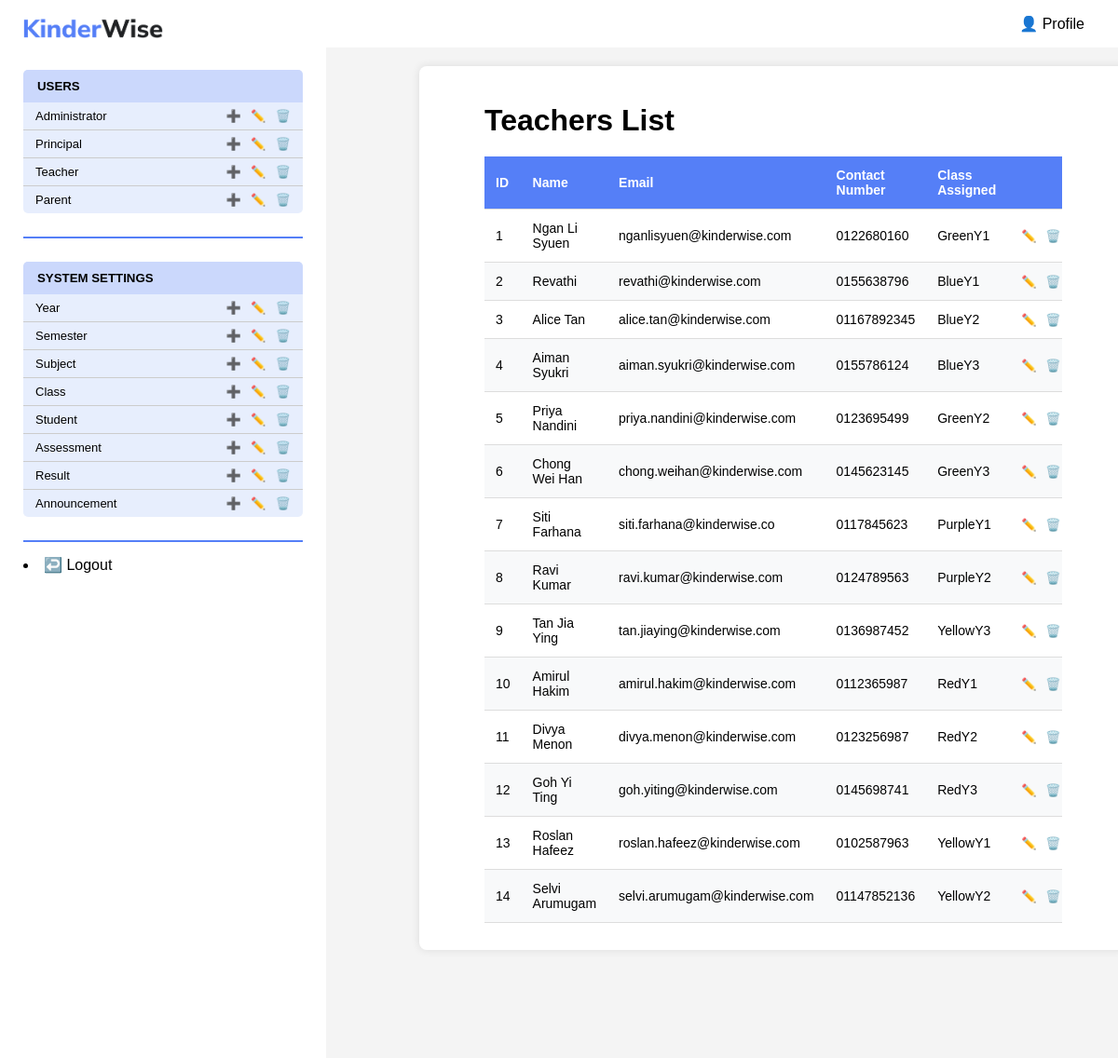
/KinderWise/admin/viewUser.php?role=teacher, run on an earlier commit of the app's database.
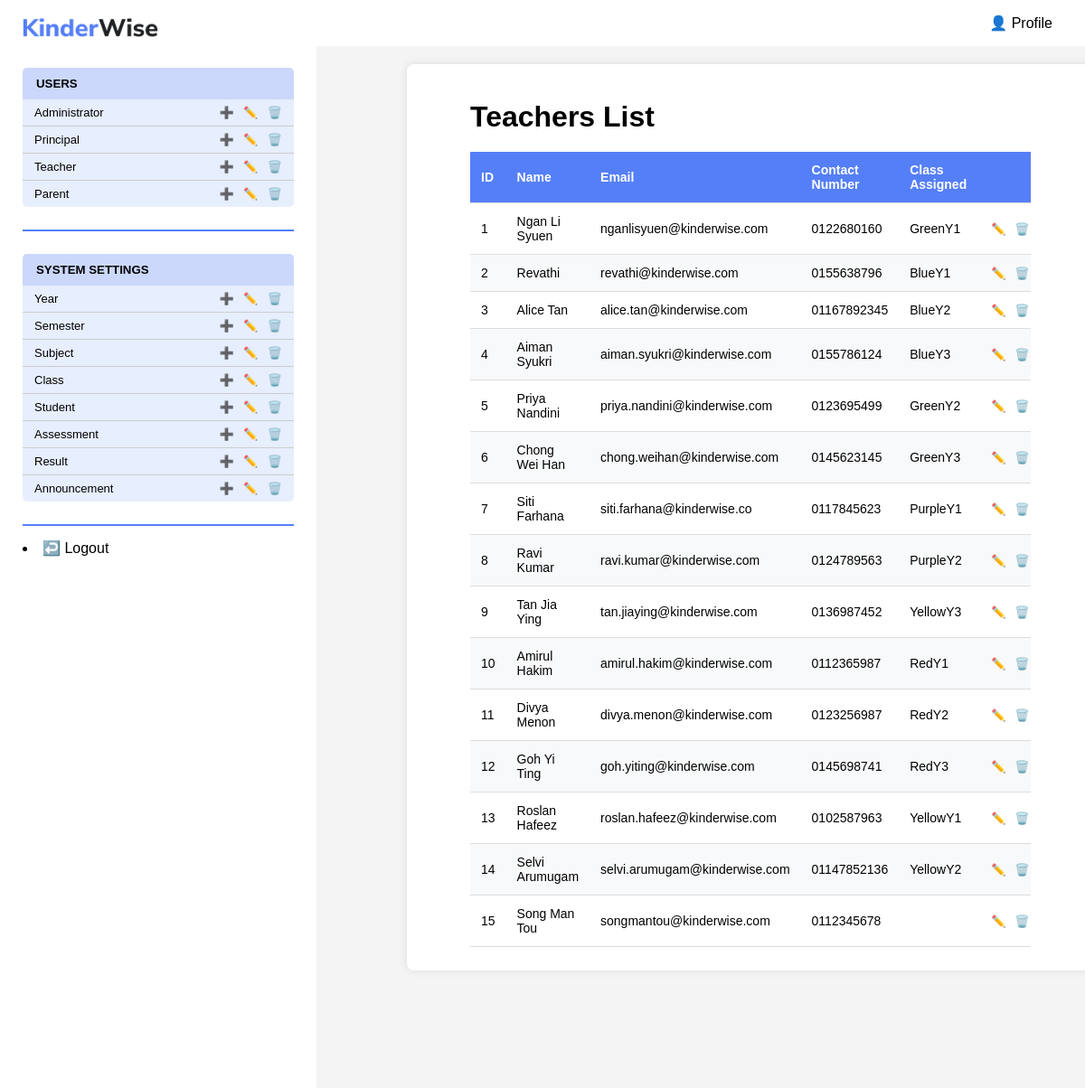
And on a later commit of the database.
### tables this page shows
CREATE TABLE `teacher` (
  `teacherID` int(11) NOT NULL,
  `name` varchar(50) DEFAULT NULL,
  `email` varchar(100) DEFAULT NULL,
  `contactNumber` varchar(11) DEFAULT NULL,
  `password` varchar(8) DEFAULT NULL,
  `classAssigned` varchar(20) DEFAULT NULL
);

### KinderWise/admin/viewUser.php (the view, shortened to what this page needs)
<?php
include("sidebar.php");
$role = $_GET['role'];
$sql = "SELECT * FROM $role ORDER BY " . $role . "ID";
$result = mysqli_query($conn, $sql);
?>
<!DOCTYPE html>
<html lang="en">
<head>
</head>
<body>
    <div class="view-container">
        <h1 class="view-title"><?php echo ucfirst($role); ?>s List</h1>
        <div class="view-table-container">
            <table class="view-table">
                <thead>
                    <tr class="view-tr">
                        <th class="view-th">ID</th>
                        <th class="view-th">Name</th>
                        <th class="view-th">Email</th>
                        <th class="view-th">Contact Number</th>
                        <?php if($role == 'teacher'): ?>
                            <th class="view-th">Class Assigned</th>
                        <?php endif; ?>
                        <th class="view-th"></th>
                    </tr>
                </thead>
                <tbody>
                    <?php
                    if(mysqli_num_rows($result) > 0):
                        while($row = mysqli_fetch_assoc($result)):
                    ?>
                        <tr class="view-tr">
                            <td class="view-td"><?php echo htmlspecialchars($row[$role.'ID']); ?></td>
                            <td class="view-td"><?php echo htmlspecialchars($row['name']); ?></td>
                            <td class="view-td"><?php echo htmlspecialchars($row['email']); ?></td>
                            <td class="view-td"><?php echo htmlspecialchars($row['contactNumber']); ?></td>
                            <?php if($role == 'teacher'): ?>
                                <td class="view-td"><?php echo htmlspecialchars($row['classAssigned']); ?></td>
                            <?php endif; ?>
                            <td class="view-td view-actions">
                                <a href="editUser.php?role=<?php echo $role; ?>&ID=<?php echo $row[$role.'ID']; ?>">✏️</a>
                                <a href="deleteUser.php?role=<?php echo $role; ?>&ID=<?php echo $row[$role.'ID']; ?>"
                                   onclick="return confirm('Are you sure you want to delete this <?php echo $role; ?>?')">🗑️</a>
                            </td>
                        </tr>
                    <?php
                        endwhile;
                    endif; ?>
                </tbody>
            </table>
        </div>
    </div>
</body>
</html>

### KinderWise/admin/sidebar.php (shortened to what this page needs)
<!doctype html>
<head>
</head>
<body>
    <header>
        <div class="top-right-buttons">
            <button>👤 Profile</button>
        </div>
    </header>
    <div class="sidebar">
        <div class="logo">
            <img src="../pics/logo.png" alt="KinderWise Logo" width="150px">
        </div>
        <div class="sidebar-users">
            <h5 class="sidebar-h5">USERS</h5>
            <table class="sidebar-table">
                <tr class="sidebar-tr">
                    <td class="sidebar-td"><a href="viewUser.php?role=administrator" class="sidebar-link">Administrator</a></td>
                    <td class="sidebar-td sidebar-actions">
                        <a href="addUser.php?role=administrator">➕</a>
                        <a href="viewUser.php?role=administrator">✏️</a>
                        <a href="viewUser.php?role=administrator">🗑️</a>
                    </td>
                </tr>
                <tr class="sidebar-tr">
                    <td class="sidebar-td"><a href="viewUser.php?role=principal" class="sidebar-link">Principal</a></td>
                    <td class="sidebar-td sidebar-actions">
                        <a href="addUser.php?role=principal">➕</a>
                        <a href="viewUser.php?role=principal">✏️</a>
                        <a href="viewUser.php?role=principal">🗑️</a>
                    </td>
                </tr>
                <tr class="sidebar-tr">
                    <td class="sidebar-td"><a href="viewUser.php?role=teacher" class="sidebar-link">Teacher</a></td>
                    <td class="sidebar-td sidebar-actions">
                        <a href="addUser.php?role=teacher">➕</a>
                        <a href="viewUser.php?role=teacher">✏️</a>
                        <a href="viewUser.php?role=teacher">🗑️</a>
                    </td>
                </tr>
                <tr class="sidebar-tr">
                    <td class="sidebar-td"><a href="viewUser.php?role=parent" class="sidebar-link">Parent</a></td>
                    <td class="sidebar-td sidebar-actions">
                        <a href="addUser.php?role=parent">➕</a>
                        <a href="viewUser.php?role=parent">✏️</a>
                        <a href="viewUser.php?role=parent">🗑️</a>
                    </td>
                </tr>
            </table>
        </div>
        <hr class="sidebar-hr">
        <div class="sidebar-settings">
            <h5 class="sidebar-h5">SYSTEM SETTINGS</h5>
            <table class="sidebar-table">
                <tr class="sidebar-tr">
                    <td class="sidebar-td"><a href="viewSetting.php?entity=year" class="sidebar-link">Year</a></td>
                    <td class="sidebar-td sidebar-actions">
                        <a href="addSetting.php?entity=year">➕</a>
                        <a href="viewSetting.php?entity=year">✏️</a>
                        <a href="viewSetting.php?entity=year">🗑️</a>
                    </td>
                </tr>
                <tr class="sidebar-tr">
                    <td class="sidebar-td"><a href="viewSetting.php?entity=semester" class="sidebar-link">Semester</a></td>
                    <td class="sidebar-td sidebar-actions">
                        <a href="addSetting.php?entity=semester">➕</a>
                        <a href="viewSetting.php?entity=semester">✏️</a>
                        <a href="viewSetting.php?entity=semester">🗑️</a>
                    </td>
                </tr>
                <tr class="sidebar-tr">
                    <td class="sidebar-td"><a href="viewSetting.php?entity=subject" class="sidebar-link">Subject</a></td>
                    <td class="sidebar-td sidebar-actions">
                        <a href="addSetting.php?entity=subject">➕</a>
                        <a href="viewSetting.php?entity=subject">✏️</a>
                        <a href="viewSetting.php?entity=subject">🗑️</a>
                    </td>
                </tr>
                <tr class="sidebar-tr">
                    <td class="sidebar-td"><a href="viewSetting.php?entity=class" class="sidebar-link">Class</a></td>
                    <td class="sidebar-td sidebar-actions">
                        <a href="addSetting.php?entity=class">➕</a>
                        <a href="viewSetting.php?entity=class">✏️</a>
                        <a href="viewSetting.php?entity=class">🗑️</a>
                    </td>
                </tr>
                <tr class="sidebar-tr">
                    <td class="sidebar-td"><a href="viewSetting.php?entity=student" class="sidebar-link">Student</a></td>
                    <td class="sidebar-td sidebar-actions">
                        <a href="addSetting.php?entity=student">➕</a>
                        <a href="viewSetting.php?entity=student">✏️</a>
                        <a href="viewSetting.php?entity=student">🗑️</a>
                    </td>
                </tr>
                <tr class="sidebar-tr">
                    <td class="sidebar-td"><a href="viewSetting.php?entity=assessment" class="sidebar-link">Assessment</a></td>
                    <td class="sidebar-td sidebar-actions">
                        <a href="addSetting.php?entity=assessment">➕</a>
                        <a href="viewSetting.php?entity=assessment">✏️</a>
                        <a href="viewSetting.php?entity=assessment">🗑️</a>
                    </td>
                </tr>
                <tr class="sidebar-tr">
                    <td class="sidebar-td"><a href="viewSetting.php?entity=result" class="sidebar-link">Result</a></td>
                    <td class="sidebar-td sidebar-actions">
                        <a href="addSetting.php?entity=result">➕</a>
                        <a href="viewSetting.php?entity=result">✏️</a>
                        <a href="viewSetting.php?entity=result">🗑️</a>
                    </td>
                </tr>
                <tr class="sidebar-tr">
                    <td class="sidebar-td"><a href="viewSetting.php?entity=announcement" class="sidebar-link">Announcement</a></td>
                    <td class="sidebar-td sidebar-actions">
                        <a href="addSetting.php?entity=announcement">➕</a>
                        <a href="viewSetting.php?entity=announcement">✏️</a>
                        <a href="viewSetting.php?entity=announcement">🗑️</a>
                    </td>
                </tr>
            </table>
        </div>
        <hr class="sidebar-hr">
        <div class="bottom-nav">
            <li><a href="../logout.php">↩️ Logout</a></li>
        </div>
    </div>
</body>
</html>

### KinderWise/admin/sidebar.php (style rules this page uses)
.sidebar { height: 100%; width: 300px; position: fixed; z-index: 1; top: 0; left: 0; background-color: white; overflow-x: hidden; padding: 20px 25px; display: flex; flex-direction: column; }
.logo { text-align: left; margin-bottom: 20px; }
header { display: flex; justify-content: flex-end; align-items: center; background: rgb(255, 255, 255); padding: 15px 30px; color: white; margin-left: 340px; }
.top-right-buttons button { font-family: Trebuchet MS, sans-serif; background: none; border: none; color: black; font-size: 16px; margin-left: 15px; cursor: pointer; }
.sidebar-users, .sidebar-settings { background-color: #E7EEFD; border-radius: 5px; margin: 10px 0; }
.sidebar-h5 { background-color: #CBD8FC; color: black; padding: 10px 15px; margin: 0; border-radius: 5px 5px 0 0; font-family: Trebuchet MS, sans-serif; text-align: left; }
.sidebar-table { width: 100%; border-collapse: collapse; }
.sidebar-td { padding: 5px 10px 6px 10px; border-bottom: 1px solid #ccc; font-family: Trebuchet MS, sans-serif; text-align: left; }
.sidebar-table .sidebar-tr:last-child .sidebar-td { border-bottom: none; }
.sidebar-actions { text-align: right; white-space: nowrap; }
.sidebar-actions a, .sidebar-link { text-decoration: none; font-size: 13px; color: black; padding: 0 3px; }
.sidebar-hr { margin: 15px 0; border: 1px solid #557FF7; }
.bottom-nav { margin-top: auto; font-family: Trebuchet MS, sans-serif; width: 300px; background: rgb(255, 255, 255); display: flex; flex-direction: column; text-decoration: none; height: 100vh; text-align: left; }
.bottom-nav a { padding: 10px 0px; color: black; text-decoration: none; font-size: 16px; }

### KinderWise/admin/viewUser.php (style rules this page uses)
body { font-family: Trebuchet MS, sans-serif; text-align: left; margin: 0; background-color: #f4f4f4; overflow-x: hidden; }
.view-container { width: 60%; margin: 20px auto; padding: 20px; background: white; border-radius: 8px; box-shadow: 0 0 10px rgba(0,0,0,0.1); display: flex; flex-direction: column; justify-content: left; align-items: left; flex-grow: 1; height: 80vh; margin-left: 450px; overflow: auto; }
.view-title { margin: 20px 0px 20px 50px; }
.view-table-container { margin: 0 50px; overflow-x: auto; }
.view-table { width: 100%; border-collapse: collapse; margin-bottom: 20px; font-size: 14px; }
.view-th, .view-td { padding: 12px; text-align: left; border-bottom: 1px solid #ddd; }
.view-th { background-color: #557FF7; color: white; position: sticky; top: 0; }
.view-tr:nth-child(even) { background-color: #f8f9fa; }
.view-actions { text-align: center; white-space: nowrap; }
.view-actions a { text-decoration: none; font-size: 13px; color: black; padding: 0 3px; }

What changed in the data, as far as the page shows it:
added teacher: teacherID "15", name "Song Man Tou", email "songmantou@kinderwise.com", contactNumber "0112345678"
